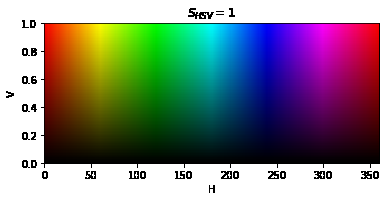
#> input picture cspaceThresh/hsv_space.png, 389 x 201 px
$ python example.py
#> lines starting #> are read from the running program, lines starting #| are printed output that depends on the picture; after the words box and inside, x2 and y2 are one past the last pixel; in counts of white or black regions, pixels touching at a corner belong together
### cspaceThresh/cspaceSliders.py
import argparse
import cv2
import numpy as np
import cspaceThreshImg


__author__ = "Alexander Reynolds"
__email__ = "ar@reynoldsalexander.com"


"""Global variable"""


REDISPLAY = False


"""Private helper functions"""


# [7 lines left out: function __set_redisplay, not called in this run]


def __initialize_sliders(window_name):
    """Initializes the trackbars"""
    cv2.resizeWindow(window_name, 600, 25)

    # Define trackbar names (NOTE: see trackbar bug under known issues in README
    bar_start = [0,0,100,0,100,0,100]
    bar_end = [7,100,100,100,100,100,100]
    bars = ['Switch space','Ch 1 min ','Ch 1 max  ','Ch 2 min','Ch 2 max','Ch 3 min','Ch 3 max']
    for i in range(0,7):
        cv2.createTrackbar(bars[i], window_name, bar_start[i], bar_end[i], __set_redisplay)

    return bars

def __initialize_font():
    pass


# [51 lines left out: function __multi_window, not called in this run]


def __uni_window(img):
    """Public function to display the image and color thresholding trackbars."""

    # initialize window and trackbars
    window = "Mask and Applied Mask with Thresholding"
    cv2.namedWindow(window, cv2.WINDOW_NORMAL)
    sliders = __initialize_sliders(window)

    # create colorspace labels to be displayed
    cspace_labels = {0:'BGR',1:'HSV',2:'HLS',3:'Lab',4:'Luv',5:'YCrCb',6:'XYZ',7:'Gray'}
    fontface = cv2.FONT_HERSHEY_SIMPLEX
    fontcolor = [0,0,0] # black text
    strokecolor = [255,255,255] # stroke around the text

    # initializations
    cspace = 0 # starting in BGR
    h, w = img.shape[:2]
    mask = np.ones((h, w), dtype=np.uint8)*255
    masked_img = img
    combo_img = np.zeros((h,2*w,3), dtype=np.uint8)
    global REDISPLAY

    # display window with trackbar values that can be changed
    print('Exit with [q] or [esc].')
    while(True):

        # display the image
        REDISPLAY = False

        combo_img[:h,:w] = np.repeat(mask[:,:,np.newaxis], 3, axis=2)
        combo_img[:h,w:2*w] = masked_img
        cv2.imshow(window, combo_img)
        k = cv2.waitKey(200) & 0xFF # large wait time to remove freezing
        if k == 113 or k == 27:
            break

        # get positions of the sliders
        slider_pos = [cv2.getTrackbarPos(sliders[i], window) for i in range(0,7)]
        cspace = slider_pos.pop(0) # take the colorspace value out of the positions

        # update threshold image
        if REDISPLAY: # global variable which is modified when a trackbar position moves
            mask,_,_,_ = cspaceThreshImg.main(img, cspace_labels[cspace], slider_pos)
            masked_img = cv2.bitwise_and(img, img, mask=mask)
            cv2.putText(mask, cspace_labels[cspace], (5,30), fontface, 1, strokecolor, 5) # outline
            cv2.putText(mask, cspace_labels[cspace], (5,30), fontface, 1, fontcolor, 2) # text


    cv2.destroyAllWindows()

    return cspace, slider_pos


"""Main public function"""


def display(img, multi_window=False):
    """Public function to display the image and color thresholding trackbars."""

    h, w = img.shape[:2]

    # create windows
    if multi_window:
        # run with full size images
        cspace, slider_pos = __multi_window(img)
    else:
        # resize image until it's under 600x600
        max_h, max_w = 600, 600
        rsz_img = img
        while h>max_h or w>max_w:
            rsz_img = cv2.pyrDown(rsz_img)
            h, w = rsz_img.shape[:2]
        cspace, slider_pos = __uni_window(rsz_img)

    # create colorspace labels to return
    cspace_labels = {0:'BGR',1:'HSV',2:'HLS',3:'Lab',4:'Luv',5:'YCrCb',6:'XYZ',7:'Gray'}

    # return a new thresholded image, full size, without label
    mask, cspace, lowerb, upperb = cspaceThreshImg.main(img, cspace_labels[cspace], slider_pos)
    masked_img = cv2.bitwise_and(img, img, mask=mask)
    return mask, masked_img, cspace, lowerb, upperb

### cspaceThresh/example.py
import cspaceSliders
import cspaceThreshImg
import cv2
import numpy as np

img = cv2.imread('hsv_space.png')
#> img is the input picture: shape (201, 389, 3); mean B, G, R 133.6, 133.6, 133.6

mask, masked_img, cspace_label, lowerb, upperb = cspaceSliders.display(img, multi_window=False)
#> in __uni_window, `combo_img[:h,:w] = np.repeat(mask[:,:,np.newaxis], 3, axis=2)`:
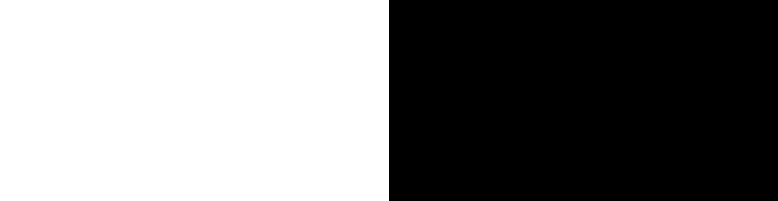
#> combo_img: shape (201, 778, 3); 50% white; 1 white region, box (x1, y1, x2, y2) and area: (0, 0, 389, 201) 78189
#> in __uni_window, `combo_img[:h,w:2*w] = masked_img`:
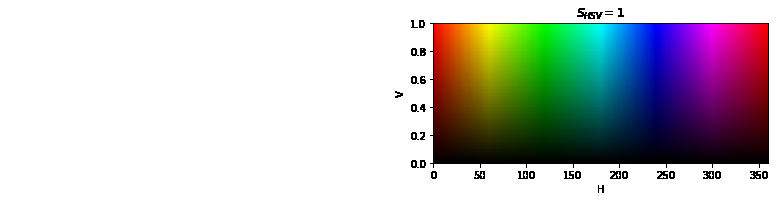
#> combo_img: shape (201, 778, 3); mean of channels 0, 1, 2 194.3, 194.3, 194.3; drawn as B, G, R
#> (key Esc is pressed here)
#> (the run stopped early here; a loop or call above may not have finished)
